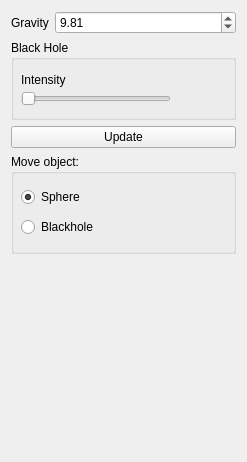
<?xml version="1.0" encoding="UTF-8"?>
<ui version="4.0">
 <class>WidgetSnowball</class>
 <widget class="QWidget" name="WidgetSnowball">
  <property name="geometry">
   <rect>
    <x>0</x>
    <y>0</y>
    <width>247</width>
    <height>462</height>
   </rect>
  </property>
  <property name="windowTitle">
   <string>Form</string>
  </property>
  <layout class="QFormLayout" name="formLayout">
   <item row="0" column="0">
    <widget class="QLabel" name="label">
     <property name="text">
      <string>Gravity</string>
     </property>
    </widget>
   </item>
   <item row="0" column="1">
    <widget class="QDoubleSpinBox" name="gravity">
     <property name="maximum">
      <double>100.000000000000000</double>
     </property>
     <property name="singleStep">
      <double>0.100000000000000</double>
     </property>
     <property name="value">
      <double>9.810000000000000</double>
     </property>
    </widget>
   </item>
   <item row="1" column="0" colspan="2">
    <widget class="QGroupBox" name="groupBox">
     <property name="minimumSize">
      <size>
       <width>0</width>
       <height>80</height>
      </size>
     </property>
     <property name="title">
      <string>Black Hole</string>
     </property>
     <widget class="QSlider" name="horizontalSlider">
      <property name="geometry">
       <rect>
        <x>10</x>
        <y>50</y>
        <width>150</width>
        <height>18</height>
       </rect>
      </property>
      <property name="maximumSize">
       <size>
        <width>150</width>
        <height>16777215</height>
       </size>
      </property>
      <property name="orientation">
       <enum>Qt::Horizontal</enum>
      </property>
     </widget>
     <widget class="QLabel" name="label_2">
      <property name="geometry">
       <rect>
        <x>10</x>
        <y>30</y>
        <width>63</width>
        <height>20</height>
       </rect>
      </property>
      <property name="text">
       <string>Intensity</string>
      </property>
     </widget>
    </widget>
   </item>
   <item row="2" column="0" colspan="2">
    <widget class="QPushButton" name="btnUpdate">
     <property name="text">
      <string>Update</string>
     </property>
    </widget>
   </item>
   <item row="3" column="0" colspan="2">
    <widget class="QGroupBox" name="groupBox_2">
     <property name="minimumSize">
      <size>
       <width>0</width>
       <height>100</height>
      </size>
     </property>
     <property name="title">
      <string>Move object:</string>
     </property>
     <widget class="QRadioButton" name="radioButton">
      <property name="geometry">
       <rect>
        <x>10</x>
        <y>30</y>
        <width>112</width>
        <height>26</height>
       </rect>
      </property>
      <property name="text">
       <string>Sphere</string>
      </property>
      <property name="checked">
       <bool>true</bool>
      </property>
     </widget>
     <widget class="QRadioButton" name="radioButton_2">
      <property name="geometry">
       <rect>
        <x>10</x>
        <y>60</y>
        <width>112</width>
        <height>26</height>
       </rect>
      </property>
      <property name="text">
       <string>Blackhole</string>
      </property>
     </widget>
    </widget>
   </item>
  </layout>
 </widget>
 <resources/>
 <connections/>
</ui>
